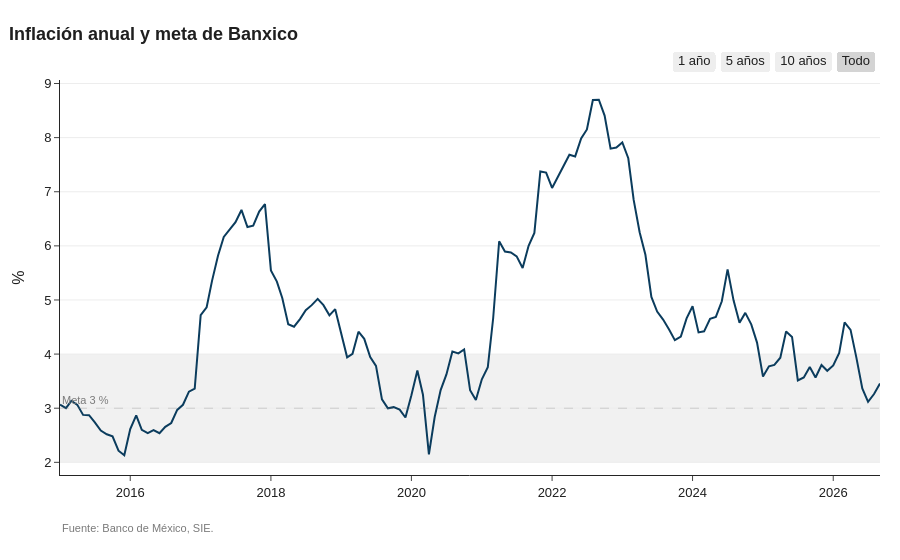

The notebook cell this image was saved under:
### Code cell
sie.graficar(tabla.loc["2015":, ["anual"]].rename(columns={"anual": "Inflación anual"}),
             "Inflación anual y meta de Banxico", unidad="%", meta=True)

### Figure 1 — Plotly figure (JSON) as saved in the notebook; plotly's stock layout.template omitted (floating-point values rounded to 4 significant figures; data arrays with more than 128 entries replaced by an {"elided": "..."} marker saying what was removed)
{"data": [{"hovertemplate": "%{y:,.2f} %<extra>Inflación anual</extra>", "line": {"color": "#0B3C5D", "width": 2}, "mode": "lines", "name": "Inflación anual", "type": "scatter", "x": {"elided": "141 str values"}, "y": {"elided": "141 float values"}}], "layout": {"annotations": [{"font": {"color": "#7A7A7A", "size": 11}, "showarrow": false, "text": "Meta 3 %", "x": 0, "xanchor": "left", "xref": "x domain", "y": 3, "yanchor": "bottom", "yref": "y"}, {"font": {"color": "#7A7A7A", "size": 11}, "showarrow": false, "text": "Fuente: Banco de México, SIE.", "x": 0, "xanchor": "left", "xref": "paper", "y": 0, "yanchor": "top", "yref": "paper", "yshift": -45}], "font": {"color": "#1F1F1F", "family": "Arial, sans-serif", "size": 13}, "hovermode": "x unified", "legend": {"orientation": "h", "title": {}, "x": 0, "y": 1.0, "yanchor": "bottom"}, "margin": {"b": 85, "l": 60, "r": 20, "t": 80}, "separators": ".,", "shapes": [{"fillcolor": "#7A7A7A", "layer": "below", "line": {"width": 0}, "opacity": 0.1, "type": "rect", "x0": 0, "x1": 1, "xref": "x domain", "y0": 2, "y1": 4, "yref": "y"}, {"line": {"color": "#7A7A7A", "dash": "dash", "width": 1}, "type": "line", "x0": 0, "x1": 1, "xref": "x domain", "y0": 3, "y1": 3, "yref": "y"}], "showlegend": false, "title": {"text": "<b>Inflación anual y meta de Banxico</b>", "x": 0.01, "xanchor": "left"}, "xaxis": {"gridcolor": "#EDEDED", "hoverformat": "%d/%m/%Y", "rangeselector": {"buttons": [{"count": 1, "label": "1 año", "step": "year", "stepmode": "backward"}, {"count": 5, "label": "5 años", "step": "year", "stepmode": "backward"}, {"count": 10, "label": "10 años", "step": "year", "stepmode": "backward"}, {"label": "Todo", "step": "all"}], "x": 1, "xanchor": "right", "y": 1.02, "yanchor": "bottom"}, "tickformatstops": [{"dtickrange": [null, 2678400000], "value": "%d/%m/%Y"}, {"dtickrange": [2678400000, 31536000000], "value": "%m/%Y"}, {"dtickrange": [31536000000, null], "value": "%Y"}]}, "yaxis": {"gridcolor": "#EDEDED", "showgrid": true, "title": {"text": "%"}, "zeroline": false}}}
